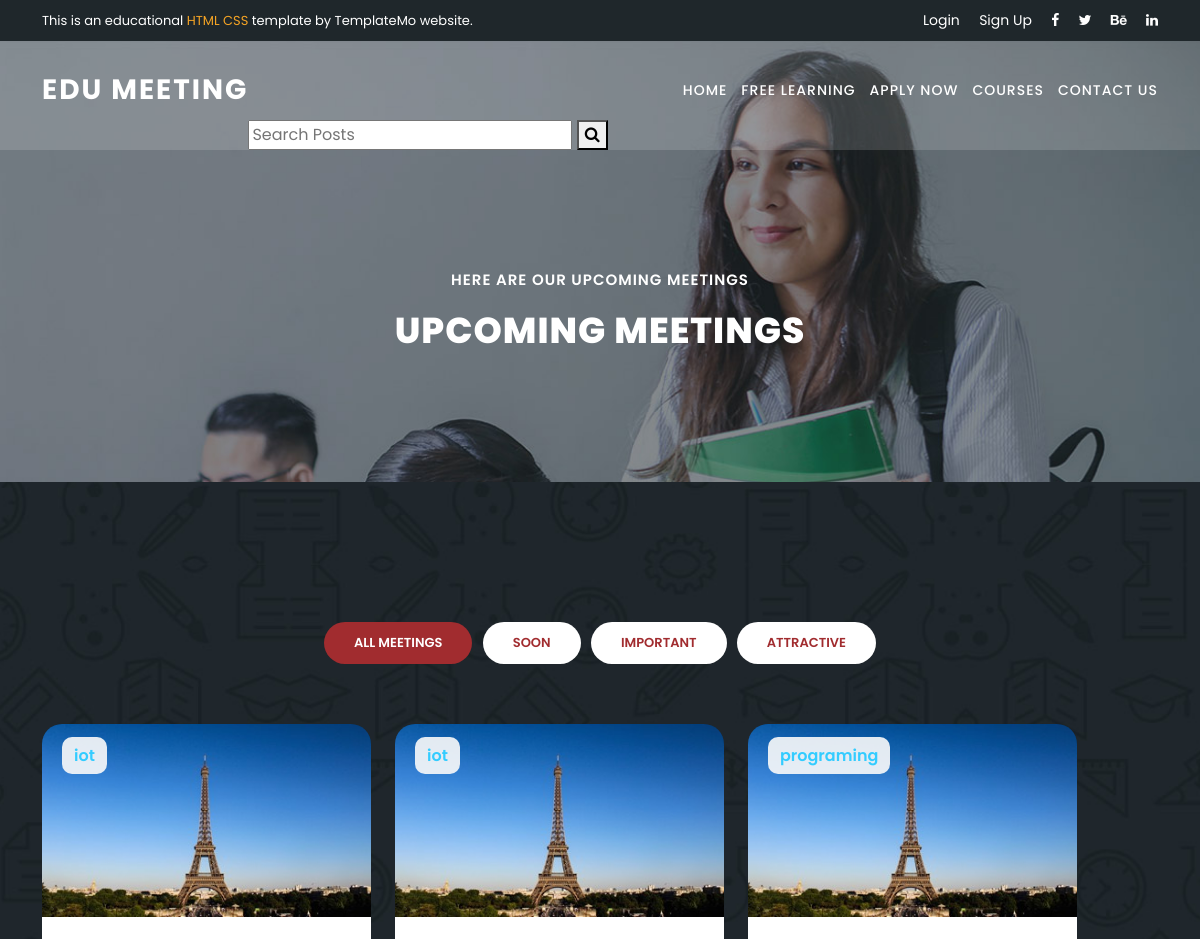
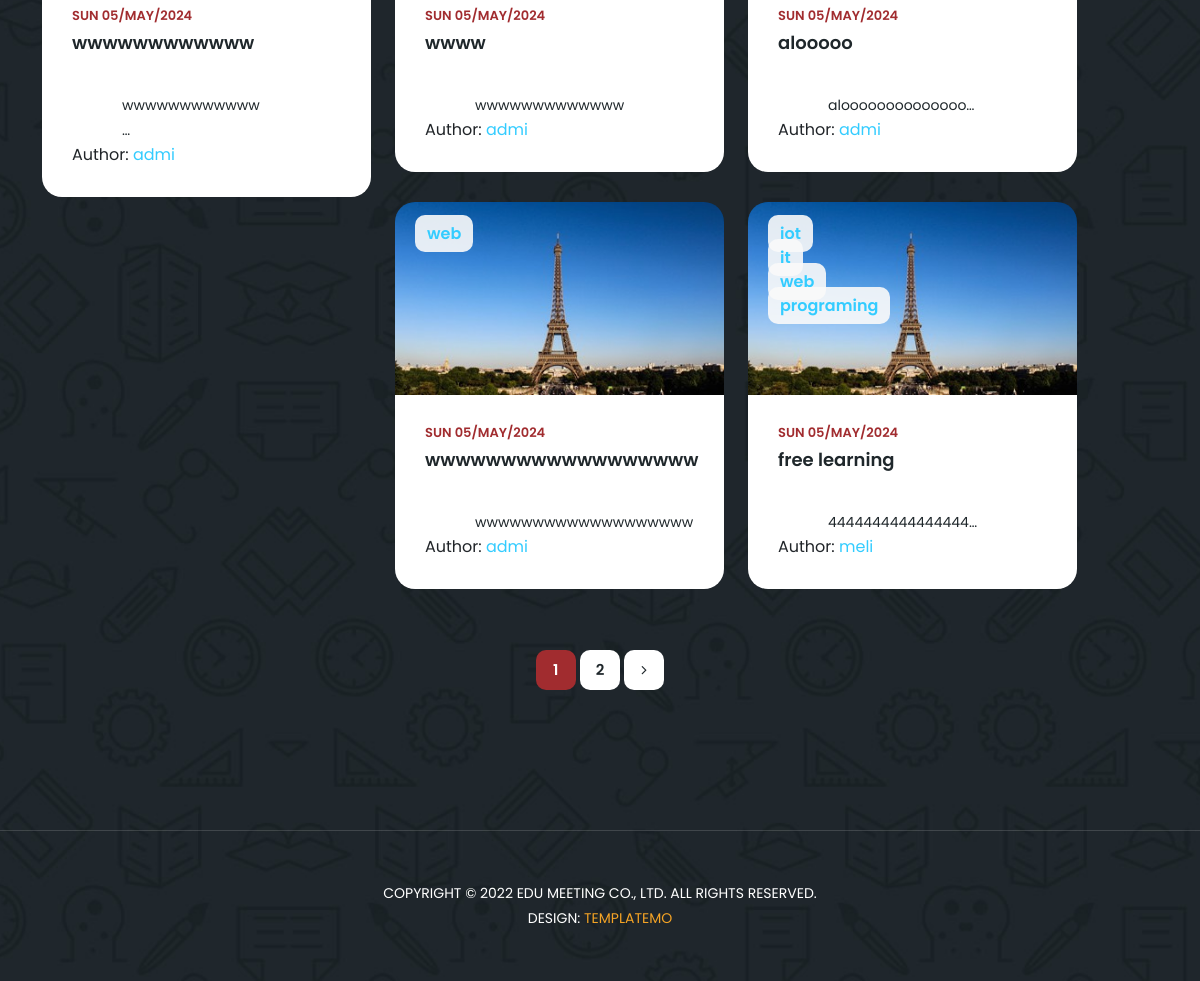
Screenshot of /blog/ with the database file from the repository (2 pictures, top to bottom).
### blog/models.py (models this page shows, shortened)
class Category(models.Model):
    name = models.CharField(max_length=255)

class Post(models.Model):
    image = models.ImageField(upload_to='blog/', default='blog/default.jpg')
    tags = TaggableManager(blank=True)
    category = models.ManyToManyField(Category)
    author = models.ForeignKey(User, on_delete=models.SET_NULL, null=True)
    title = models.CharField(max_length=255)
    content = models.TextField()
    counted_view = models.IntegerField(default=0)
    status = models.BooleanField(default=False)
    created_date = models.DateTimeField(auto_now_add=True)
    updated_date = models.DateTimeField(auto_now=True)
    published_date = models.DateTimeField(null=True)
    like = models.IntegerField(default=0)
    class Meta:
        ordering = ["-created_date"]

### blog/views.py (the view)
# urls.py: path('', home_blog, name='index'),
def home_blog(request, **kwargs):
    posts = Post.objects.filter(
        published_date__lte=timezone.now(), status=1)
    if kwargs.get('cat_name') != None:
        posts = posts.filter(category__name=kwargs['cat_name'])
    elif kwargs.get("author_username") != None:
        posts = posts.filter(author__username=kwargs["author_username"])
    elif kwargs.get('tag_name') != None:
        posts = posts.filter(tags__name__in=[kwargs['tag_name']])
    posts = Paginator(posts, 5)
    try:
        page_number = request.GET.get("page")
        posts = posts.get_page(page_number)
    except PageNotAnInteger:
        posts = posts.get_page(1)
    except EmptyPage:
        posts = posts.get_page(1)
    context = {"posts": posts}
    return render(request, "blog/home.html", context)

### templates/blog/home.html (shortened to what this page needs)
{% extends 'base.html' %}
{% load static %}
{% load humanize %}
{% block content %}
<section class="heading-page header-text" id="top">
  <div class="container">
    <div class="row">
      <div class="col-lg-12">
        <h6>Here are our upcoming meetings</h6>
        <h2>Upcoming Meetings</h2>
      </div>
    </div>
  </div>
</section>
<section class="meetings-page" id="meetings">
  <div class="container">
    <div class="row">
      <div class="col-lg-12">
        <div class="row">
          <div class="col-lg-12">
            <div class="filters">
              <ul>
                <li data-filter="*" class="active">All Meetings</li>
                <li data-filter=".soon">Soon</li>
                <li data-filter=".imp">Important</li>
                <li data-filter=".att">Attractive</li>
              </ul>
            </div>
          </div>
          <div class="col-lg-12">
            <div class="row grid">
              {% for post in posts %}
              <div class="col-lg-4 templatemo-item-col all att soon">
                <div class="meeting-item">
                  <div class="thumb">
                    <div class="price">
                      {% for cat in post.category.all %}
                      <span>
                        <a href="{% url 'blog:category' cat_name=cat.name %}">{{cat.name}}</a>
                      </span><br>
                      {% endfor %}
                    </div>
                    <a href="{% url 'blog:single' pid=post.id %}"><img src="{{post.image.url}}" alt=""></a>
                  </div>
                  <div class="down-content">
                    <div class="date">
                      <h6>{{post.published_date|date:'D d/M/Y'}}</h6>
                    </div><br>
                    <a href="{% url 'blog:single' pid=post.id %}">
                      <h4>{{post.title}}</h4>
                    </a>
                    <p><br>
                      {{post.content|safe|truncatechars:20}}
                      <br>
                    </p>
                    Author:
                    <a href="{% url 'blog:author' author_username=post.author.username %}">{{post.author.username}}</a>
                    <br>
                  </div>
                </div>
              </div>
              {% endfor %}
            </div>
          </div>
          <div class="col-lg-12">
            <div class="pagination">
              <ul>
                {% for i in posts.paginator.page_range %}
                {% if posts.number == i %}
                <li class="active"><a href="?page={{i}}">{{i}}</a></li>
                {% else %}
                <li><a href="?page={{i}}">{{i}}</a></li>
                {% endif %}
                {% endfor %}
                {% if posts.has_next %}
                <li><a href="?page={{posts.next_page_number}}"><i class="fa fa-angle-right"></i></a></li>
                {% endif %}
              </ul>
            </div>
          </div>
        </div>
      </div>
    </div>
  </div>
  <div class="footer">
    <p>Copyright © 2022 Edu Meeting Co., Ltd. All Rights Reserved.
      <br>Design: <a href="https://templatemo.com/page/1" target="_parent" title="website templates">TemplateMo</a>
    </p>
  </div>
</section>
{% endblock %}

### statics/assets/css/templatemo-edu-meeting.css (style rules this page uses)
html, body, div, span, applet, object, iframe, h1, h2, h3, h4, h5, h6, p, blockquote, div pre, a, abbr, acronym, address, big, cite, code, del, dfn, em, font, img, ins, kbd, q, s, samp, small, strike, strong, sub, sup, tt, var, b, u, i, center, dl, dt, dd, ol, ul, li, figure, header, nav, section, article, aside, footer, figcaption { margin: 0; padding: 0; border: 0; outline: 0; }
ul, li { padding: 0; margin: 0; list-style: none; }
header, nav, section, article, aside, footer, hgroup { display: block; }
* { box-sizing: border-box; }
html, body { font-family: 'Poppins', sans-serif; font-weight: 400; background-color: #fff; font-size: 16px; -ms-text-size-adjust: 100%; -webkit-font-smoothing: antialiased; -moz-osx-font-smoothing: grayscale; }
a { text-decoration: none !important; color: #3CF; }
h1, h2, h3, h4, h5, h6 { margin-top: 0px; margin-bottom: 0px; }
ul { margin-bottom: 0px; }
p { font-size: 14px; line-height: 25px; color: #2a2a2a; }
img { width: 100%; overflow: hidden; }
html, body { background: #fff; font-family: 'Poppins', sans-serif; }
.meeting-item { margin-bottom: 30px; }
.meeting-item .thumb { position: relative; }
.meeting-item .thumb img { border-top-right-radius: 20px; border-top-left-radius: 20px; }
.meeting-item .thumb .price { position: absolute; left: 20px; top: 20px; }
.meeting-item .thumb .price span { font-size: 16px; color: #1f272b; font-weight: 600; background-color: rgba(250,250,250,0.9); padding: 7px 12px; border-radius: 10px; }
.meeting-item .down-content { background-color: #fff; padding: 30px; border-bottom-right-radius: 20px; border-bottom-left-radius: 20px; }
.meeting-item .down-content .date { float: left; text-align: center; display: inline-block; margin-right: 20px; }
.meeting-item .down-content .date h6 { font-size: 13px; text-transform: uppercase; font-weight: 600; color: #a12c2f; }
.meeting-item .down-content h4 { font-size: 18px; color: #1f272b; font-weight: 600; display: inline-block; margin-bottom: 15px; }
.meeting-item .down-content p { margin-left: 50px; color: #1f272b; font-size: 14px; }
.footer { text-align: center; margin-top: 140px; border-top: 1px solid rgba(250,250,250,0.15); padding: 50px 0px; }
.footer p { text-transform: uppercase; font-size: 14px; color: #fff; }
.footer p a { color: #f5a425; }
section.heading-page { background-image: url(../images/heading-bg.jpg); background-position: center center; background-repeat: no-repeat; background-size: cover; padding-top: 230px; padding-bottom: 110px; text-align: center; }
section.heading-page h6 { margin-top: 0px; font-size: 15px; text-transform: uppercase; font-weight: 600; color: #fff; letter-spacing: 1px; }
section.heading-page h2 { margin-top: 20px; margin-bottom: 20px; font-size: 36px; text-transform: uppercase; font-weight: 800; color: #fff; letter-spacing: 1px; }
section.meetings-page { background-image: url(../images/meetings-page-bg.jpg); background-position: center center; background-attachment: fixed; background-repeat: no-repeat; background-size: cover; padding-top: 140px; padding-bottom: 0px; }
section.meetings-page .filters { text-align: center; margin-bottom: 60px; }
section.meetings-page .filters li { font-size: 13px; color: #a12c2f; background-color: #fff; padding: 11px 30px; display: inline-block; border-radius: 22px; font-weight: 600; text-transform: uppercase; transition: all .3s; cursor: pointer; margin: 0px 3px; }
section.meetings-page .filters ul li.active, section.meetings-page .filters ul li:hover { background-color: #a12c2f; color: #fff; }
section.meetings-page .pagination { text-align: center; width: 100%; margin-top: 30px; display: inline-block; }
section.meetings-page .pagination ul li { display: inline-block; }
section.meetings-page .pagination ul li a { width: 40px; height: 40px; background-color: #fff; border-radius: 10px; color: #1f272b; display: inline-block; text-align: center; line-height: 40px; font-weight: 600; font-size: 15px; transition: all .3s; }
section.meetings-page .pagination ul li.active a, section.meetings-page .pagination ul li a:hover { background-color: #a12c2f; color: #fff; }
.templatemo-item-col { width: 31%; }

### rows the page displays
Post: image (placeholder picture), published_date "SUN 05/MAY/2024", title "wwwwwwwwwwww", content "wwwwwwwwwwww …", author.username "admi"
Category: name "iot"
Post: image (placeholder picture), published_date "SUN 05/MAY/2024", title "wwww", content "wwwwwwwwwwwww", author.username "admi"
Post: image (placeholder picture), published_date "SUN 05/MAY/2024", title "alooooo", content "aloooooooooooooo…", author.username "admi"
Category: name "programing"
Post: image (placeholder picture), published_date "SUN 05/MAY/2024", title "wwwwwwwwwwwwwwwwww", content "wwwwwwwwwwwwwwwwwww", author.username "admi"
Category: name "web"
Post: image (placeholder picture), published_date "SUN 05/MAY/2024", title "free learning", content "4444444444444444…", author.username "meli"
Category: name "it"

### other values shown
{{ i }} "1"
{{ i }} "2"
